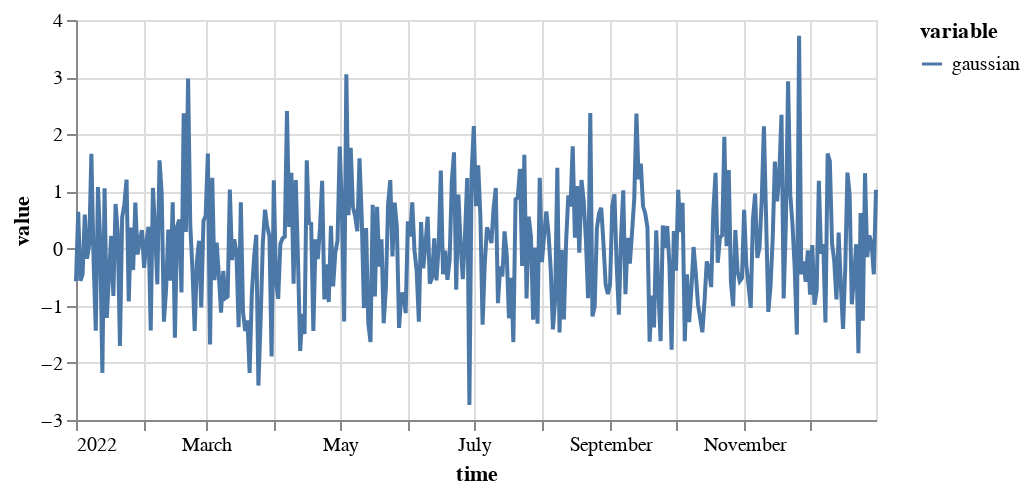

Notebook code cell kept with this figure:
### Markdown cell above
## Gaussian Noise TimeSeries

### Code cell
on.generators.gaussian().generate(start=pd.Timestamp('2022-01-01'), end=pd.Timestamp('2022-12-31')).plot()

### Figure 1 — Vega specification as saved in the notebook (floating-point values rounded to 4 significant figures; data arrays with more than 128 entries replaced by an {"elided": "..."} marker saying what was removed)
{"$schema": "https://vega.github.io/schema/vega/v5.json", "data": [{"name": "source_0", "values": {"elided": "365 records"}, "transform": [{"type": "formula", "expr": "toDate(datum['time'])", "as": "time"}]}, {"name": "source_0_y_domain_value", "values": [{"min": -2.738, "max": 3.725}]}, {"name": "source_0_color_domain_variable", "values": [{"variable": "gaussian"}]}], "marks": [{"type": "group", "name": "layer_0_pathgroup", "from": {"facet": {"data": "source_0", "name": "faceted_path_layer_0_main", "groupby": ["variable"]}}, "encode": {"update": {"height": {"field": {"signal": null, "datum": null, "group": "height", "parent": null}}, "width": {"field": {"signal": null, "datum": null, "group": "width", "parent": null}}}}, "marks": [{"type": "line", "name": "layer_0_marks", "from": {"data": "faceted_path_layer_0_main"}, "sort": {"field": "x"}, "encode": {"update": {"y": {"field": "value", "scale": "y"}, "stroke": {"field": "variable", "scale": "color"}, "defined": {"signal": "isValid(datum[\"time\"]) && isFinite(+datum[\"time\"]) && isValid(datum[\"value\"]) && isFinite(+datum[\"value\"])"}, "x": {"field": "time", "scale": "x"}}}, "style": ["line"]}]}], "scales": [{"name": "x", "type": "time", "domain": {"data": "source_0", "field": "time"}, "range": [0, {"signal": "width"}]}, {"name": "y", "type": "linear", "domain": [{"signal": "(data(\"source_0_y_domain_value\")[0] || {}).min"}, {"signal": "(data(\"source_0_y_domain_value\")[0] || {}).max"}], "range": [{"signal": "height"}, 0], "nice": true, "zero": true}, {"name": "color", "type": "ordinal", "domain": {"data": "source_0_color_domain_variable", "field": "variable", "sort": true}, "range": "category"}], "axes": [{"scale": "x", "aria": false, "zindex": 0, "ticks": false, "maxExtent": 0, "gridScale": "y", "tickCount": {"signal": "ceil(width/40)"}, "grid": true, "orient": "bottom", "minExtent": 0, "domain": false, "labels": false}, {"scale": "y", "orient": "left", "ticks": false, "labels": false, "maxExtent": 0, "grid": true, "domain": false, "aria": false, "gridScale": "x", "minExtent": 0, "zindex": 0, "tickCount": {"signal": "ceil(height/40)"}}, {"scale": "x", "title": "time", "labelOverlap": true, "zindex": 0, "grid": false, "orient": "bottom", "labelFlush": true, "tickCount": {"signal": "ceil(width/40)"}}, {"scale": "y", "labelOverlap": true, "title": "value", "grid": false, "orient": "left", "tickCount": {"signal": "ceil(height/40)"}, "zindex": 0}], "padding": 5, "background": "white", "style": "cell", "legends": [{"stroke": "color", "symbolType": "stroke", "title": "variable"}], "width": 400, "height": 200}
